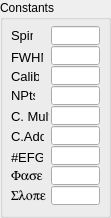
   <widget class="QGroupBox" name="groupBox">
    <property name="geometry">
     <rect>
      <x>10</x>
      <y>57</y>
      <width>111</width>
      <height>218</height>
     </rect>
    </property>
    <property name="title">
     <string>Constants</string>
    </property>
    <widget class="QLabel" name="lblSpin">
     <property name="geometry">
      <rect>
       <x>11</x>
       <y>27</y>
       <width>22</width>
       <height>16</height>
      </rect>
     </property>
     <property name="font">
      <font>
       <pointsize>10</pointsize>
      </font>
     </property>
     <property name="text">
      <string>Spin</string>
     </property>
    </widget>
    <widget class="QLineEdit" name="ledtSpin">
     <property name="geometry">
      <rect>
       <x>51</x>
       <y>26</y>
       <width>49</width>
       <height>19</height>
      </rect>
     </property>
     <property name="font">
      <font>
       <pointsize>8</pointsize>
      </font>
     </property>
     <property name="alignment">
      <set>Qt::AlignCenter</set>
     </property>
     <property name="readOnly">
      <bool>true</bool>
     </property>
    </widget>
    <widget class="QLabel" name="lblFWHM">
     <property name="geometry">
      <rect>
       <x>11</x>
       <y>49</y>
       <width>32</width>
       <height>16</height>
      </rect>
     </property>
     <property name="font">
      <font>
       <pointsize>10</pointsize>
      </font>
     </property>
     <property name="text">
      <string>FWHM</string>
     </property>
    </widget>
    <widget class="QLabel" name="lblCalib">
     <property name="geometry">
      <rect>
       <x>11</x>
       <y>68</y>
       <width>28</width>
       <height>16</height>
      </rect>
     </property>
     <property name="font">
      <font>
       <pointsize>10</pointsize>
      </font>
     </property>
     <property name="text">
      <string>Calib.</string>
     </property>
    </widget>
    <widget class="QLineEdit" name="ledtFWHM">
     <property name="geometry">
      <rect>
       <x>51</x>
       <y>46</y>
       <width>49</width>
       <height>19</height>
      </rect>
     </property>
     <property name="font">
      <font>
       <pointsize>8</pointsize>
      </font>
     </property>
     <property name="alignment">
      <set>Qt::AlignCenter</set>
     </property>
     <property name="readOnly">
      <bool>true</bool>
     </property>
    </widget>
    <widget class="QLineEdit" name="ledtCalib">
     <property name="geometry">
      <rect>
       <x>51</x>
       <y>66</y>
       <width>49</width>
       <height>19</height>
      </rect>
     </property>
     <property name="font">
      <font>
       <pointsize>8</pointsize>
      </font>
     </property>
     <property name="alignment">
      <set>Qt::AlignCenter</set>
     </property>
     <property name="readOnly">
      <bool>true</bool>
     </property>
    </widget>
    <widget class="QLabel" name="lblNpts">
     <property name="geometry">
      <rect>
       <x>11</x>
       <y>87</y>
       <width>24</width>
       <height>16</height>
      </rect>
     </property>
     <property name="font">
      <font>
       <pointsize>10</pointsize>
      </font>
     </property>
     <property name="text">
      <string>NPts</string>
     </property>
    </widget>
    <widget class="QLineEdit" name="ledtNpts">
     <property name="geometry">
      <rect>
       <x>51</x>
       <y>86</y>
       <width>49</width>
       <height>19</height>
      </rect>
     </property>
     <property name="font">
      <font>
       <pointsize>8</pointsize>
      </font>
     </property>
     <property name="alignment">
      <set>Qt::AlignCenter</set>
     </property>
     <property name="readOnly">
      <bool>true</bool>
     </property>
    </widget>
    <widget class="QLabel" name="lblcAdd">
     <property name="geometry">
      <rect>
       <x>11</x>
       <y>128</y>
       <width>33</width>
       <height>16</height>
      </rect>
     </property>
     <property name="font">
      <font>
       <pointsize>10</pointsize>
      </font>
     </property>
     <property name="text">
      <string>C.Add.</string>
     </property>
    </widget>
    <widget class="QLabel" name="lblcMult">
     <property name="geometry">
      <rect>
       <x>11</x>
       <y>108</y>
       <width>38</width>
       <height>16</height>
      </rect>
     </property>
     <property name="font">
      <font>
       <pointsize>10</pointsize>
      </font>
     </property>
     <property name="text">
      <string>C. Mult.</string>
     </property>
    </widget>
    <widget class="QLineEdit" name="ledtCMult">
     <property name="geometry">
      <rect>
       <x>51</x>
       <y>106</y>
       <width>49</width>
       <height>19</height>
      </rect>
     </property>
     <property name="font">
      <font>
       <pointsize>8</pointsize>
      </font>
     </property>
     <property name="alignment">
      <set>Qt::AlignCenter</set>
     </property>
     <property name="readOnly">
      <bool>true</bool>
     </property>
    </widget>
    <widget class="QLineEdit" name="ledtCAdd">
     <property name="geometry">
      <rect>
       <x>51</x>
       <y>126</y>
       <width>49</width>
       <height>19</height>
      </rect>
     </property>
     <property name="font">
      <font>
       <pointsize>8</pointsize>
      </font>
     </property>
     <property name="alignment">
      <set>Qt::AlignCenter</set>
     </property>
     <property name="readOnly">
      <bool>true</bool>
     </property>
    </widget>
    <widget class="QLabel" name="lblcnEFGs">
     <property name="geometry">
      <rect>
       <x>11</x>
       <y>149</y>
       <width>32</width>
       <height>16</height>
      </rect>
     </property>
     <property name="font">
      <font>
       <pointsize>10</pointsize>
      </font>
     </property>
     <property name="text">
      <string>#EFGs</string>
     </property>
    </widget>
    <widget class="QLineEdit" name="ledtNEFGs">
     <property name="geometry">
      <rect>
       <x>51</x>
       <y>146</y>
       <width>49</width>
       <height>19</height>
      </rect>
     </property>
     <property name="font">
      <font>
       <pointsize>8</pointsize>
      </font>
     </property>
     <property name="alignment">
      <set>Qt::AlignCenter</set>
     </property>
     <property name="readOnly">
      <bool>true</bool>
     </property>
    </widget>
    <widget class="QLabel" name="lblSpin_10">
     <property name="geometry">
      <rect>
       <x>11</x>
       <y>168</y>
       <width>39</width>
       <height>16</height>
      </rect>
     </property>
     <property name="font">
      <font>
       <family>Symbol</family>
       <pointsize>10</pointsize>
      </font>
     </property>
     <property name="text">
      <string>Fase</string>
     </property>
    </widget>
    <widget class="QLabel" name="lblSpin_11">
     <property name="geometry">
      <rect>
       <x>11</x>
       <y>188</y>
       <width>39</width>
       <height>16</height>
      </rect>
     </property>
     <property name="font">
      <font>
       <family>Symbol</family>
       <pointsize>10</pointsize>
      </font>
     </property>
     <property name="text">
      <string>Slope</string>
     </property>
    </widget>
    <widget class="QLineEdit" name="ledtfase">
     <property name="geometry">
      <rect>
       <x>51</x>
       <y>166</y>
       <width>49</width>
       <height>19</height>
      </rect>
     </property>
     <property name="font">
      <font>
       <pointsize>8</pointsize>
      </font>
     </property>
     <property name="alignment">
      <set>Qt::AlignCenter</set>
     </property>
     <property name="readOnly">
      <bool>true</bool>
     </property>
    </widget>
    <widget class="QLineEdit" name="ledtslope">
     <property name="geometry">
      <rect>
       <x>51</x>
       <y>186</y>
       <width>49</width>
       <height>19</height>
      </rect>
     </property>
     <property name="font">
      <font>
       <pointsize>8</pointsize>
      </font>
     </property>
     <property name="alignment">
      <set>Qt::AlignCenter</set>
     </property>
     <property name="readOnly">
      <bool>true</bool>
     </property>
    </widget>
   </widget>
